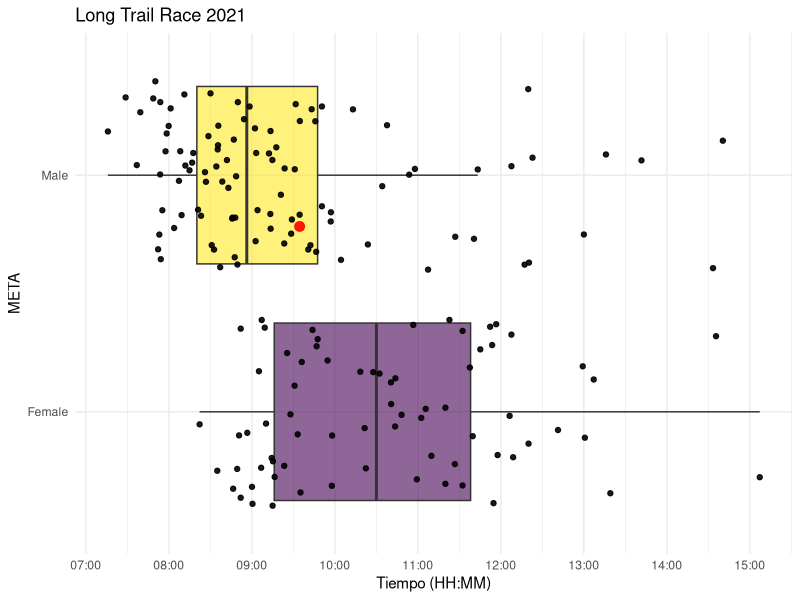
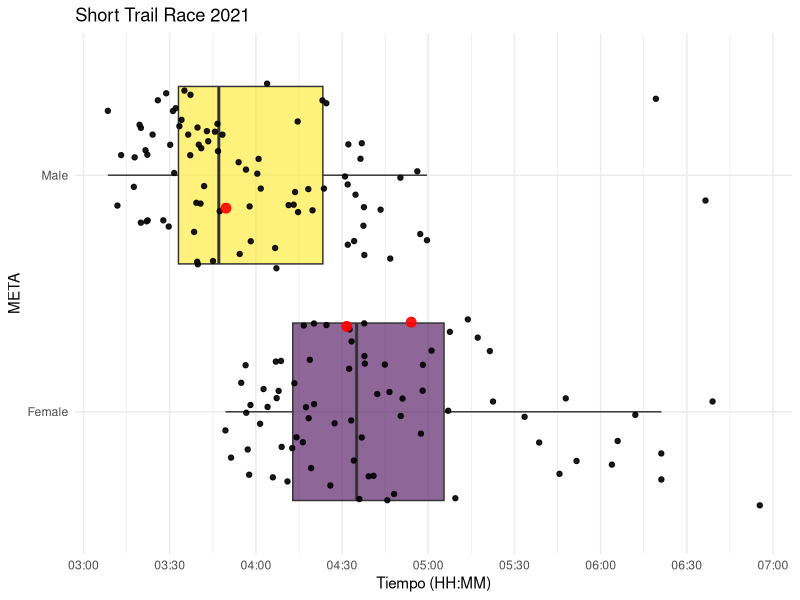
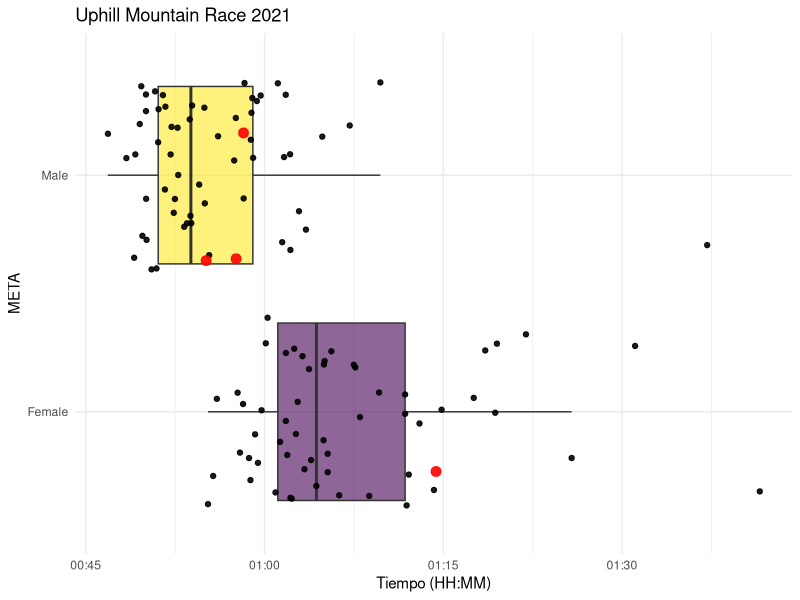
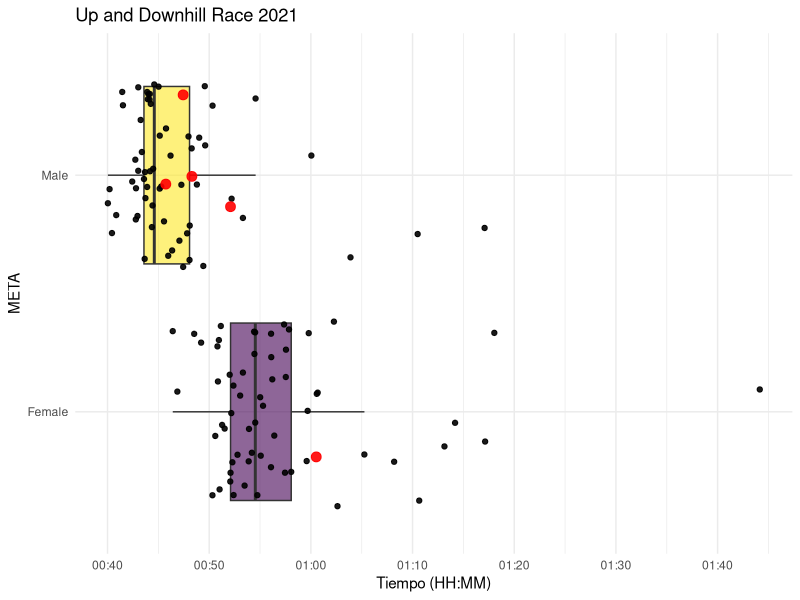
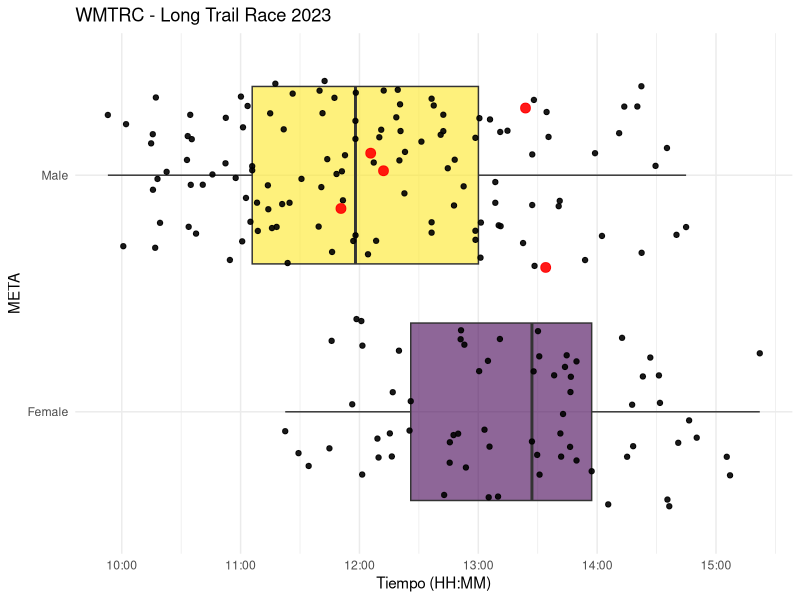
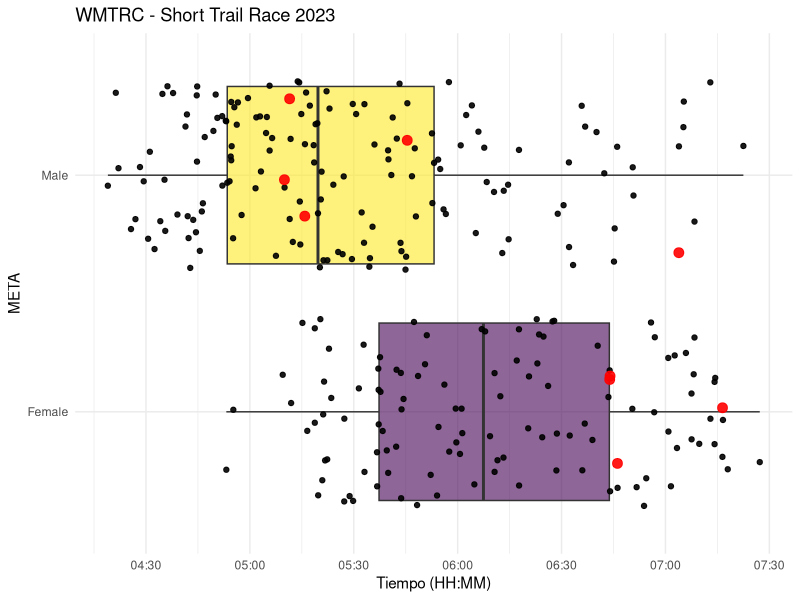
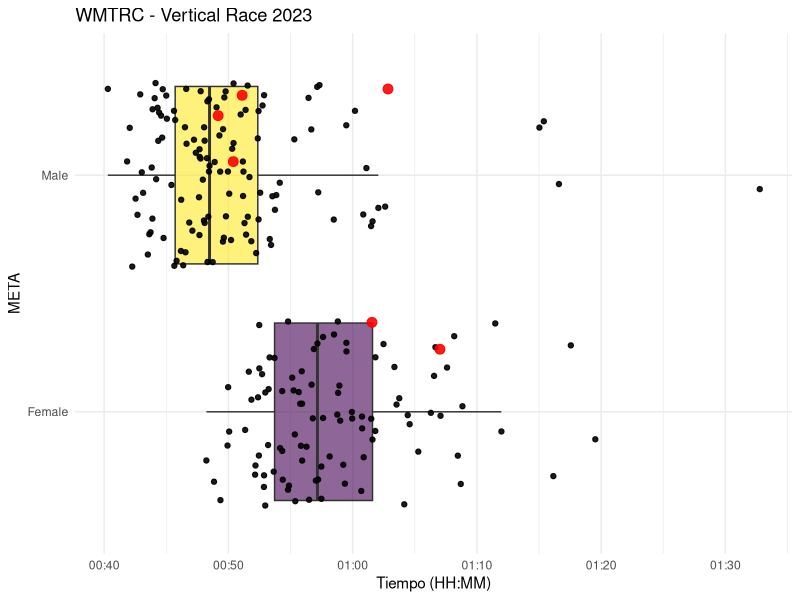
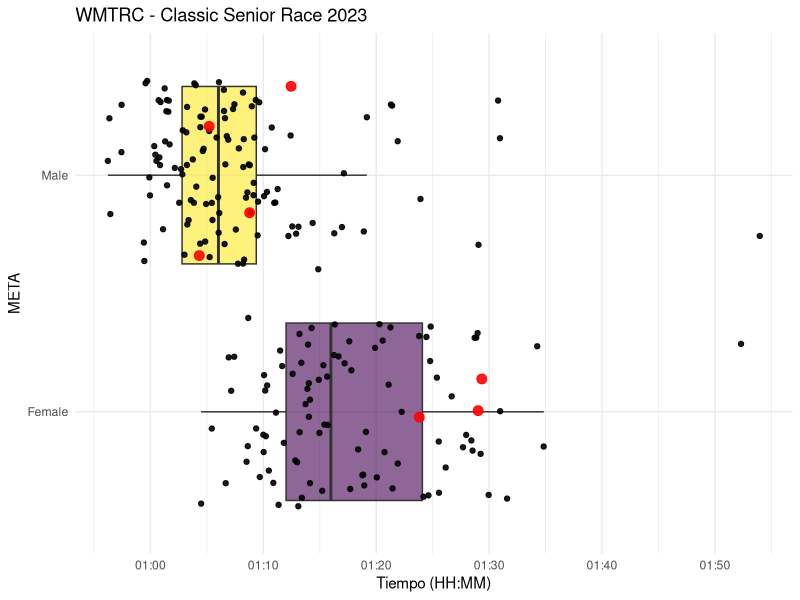

R code for these plots, in order:
#Load libraries
library(readxl)
library(readr)
library(tidyverse)
library(zoo)
library(chron)
library(lubridate)
library(hms) 
library(ggplot2)
library(dplyr)
library(viridis)

#load data from Thailand World Mountain and Trail Running Championships 2021
#results2021 <- read_excel("data/ResultsResults.xlsx", 
#                          col_types = c("text", "numeric", "text", "text", "text","date", "date","text", "text"))

#write.csv(results2021, file = "data/WMTRC_Thailand.csv") #save as *.csv

# Resultados WMTRC Thailand 2021 ####
results2021 <- read_csv("data/WMTRC_Thailand.csv", col_types = cols(...1 = col_skip()))
results2021$Date <- as.Date(results2021$Date)
results2021$Time <- (times(format(results2021$Time, "%H:%M:%S")))
results2021$Times <- paste(results2021$Date, results2021$Time )
results2021$Times <- as.POSIXct(results2021$Times, format='%Y-%m-%d %H:%M:%OS')
results2021 <- results2021 %>% select(-Date, -Time)

DNS <-  results2021 |> filter(Rank == "DNS")
DNF <-  results2021 |> filter(Rank == "DNF")

#Clean data
results2021 <- na.omit(results2021)
results2021$Rank <- as.numeric(results2021$Rank)

#Subset data
cl_2021 <- results2021 |> filter(Nation=="CHI")
Long <- results2021 |> filter(Race =="Long Trail Race")  
Short <- results2021 |> filter(Race =="Short Trail Race")  
Uphill <- results2021 |> filter(Race =="Uphill Mountain Race")  
Downhill <- results2021 |> filter(Race =="Up and Downhill Mountain Race")  

#Chilean results
knitr::kable(
cl_2021 |>
  filter(Gender == "Male") |>
  select(Race, Rank, Bib, Name, Gender, Times) |>
  arrange(Race, Rank))

knitr::kable(
cl_2021 |>
  filter(Gender == "Female") |>
  select(Race, Rank, Bib, Name, Gender, Times) |>
  arrange(Race, Rank))

# General results
gg1 <- ggplot(Long, aes(x = Times, y = Gender, fill = Gender)) +
  geom_boxplot(outlier.size=-1) +
  scale_fill_viridis(discrete = TRUE, alpha=0.6) +
  geom_jitter(aes(x = Times, y = Gender), color = "black", size = 1.5, alpha=0.9) +
  geom_jitter(aes(x = Times, y = Gender), color = "red", size = 3,  alpha=0.9, data = cl_2021 |> filter(Race == "Long Trail Race") ) +  # Puntos resaltados
  scale_x_datetime(date_breaks = "60 min", date_labels = "%H:%M") +  # Formato eje X
  labs(title = "Long Trail Race 2021", x = "Tiempo (HH:MM)", y = "META") +
  theme_minimal() +
  guides(fill="none", color="none")

ggsave(plot = gg1, filename = './data/Long Trail Race 2021.png',units = 'mm', width = 100, height = 70, dpi = 150)

summary(Long)
knitr::kable(
results2021 |> filter(Race == "Long Trail Race" & Rank <=3 & Gender == "Male"))
knitr::kable(
results2021 |> filter(Race == "Long Trail Race" & Rank <=3 & Gender == "Female"))

gg2 <- ggplot(Short, aes(x = Times, y = Gender, fill = Gender)) +
  geom_boxplot(outlier.size=-1) +
  scale_fill_viridis(discrete = TRUE, alpha=0.6) +
  geom_jitter(aes(x = Times, y = Gender), color = "black", size = 1.5, alpha=0.9) +
  geom_jitter(aes(x = Times, y = Gender), color = "red", size = 3,  alpha=0.9, data = cl_2021 |> filter(Race == "Short Trail Race") ) +  # Puntos resaltados
  scale_x_datetime(date_breaks = "30 min", date_labels = "%H:%M") +  # Formato eje X
  labs(title = "Short Trail Race 2021", x = "Tiempo (HH:MM)", y = "META") +
  theme_minimal() +
  guides(fill="none", color="none")

ggsave(plot = gg2, filename = './data/Short Trail Race 2021.png',units = 'mm', width = 100, height = 70, dpi = 150)

summary(Short)
knitr::kable(
results2021 |> filter(Race == "Short Trail Race" & Rank <=3 & Gender == "Male"))
knitr::kable(
results2021 |> filter(Race == "Short Trail Race" & Rank <=3 & Gender == "Female"))

gg3 <- ggplot(Uphill, aes(x = Times, y = Gender, fill = Gender)) +
  geom_boxplot(outlier.size=-1) +
  scale_fill_viridis(discrete = TRUE, alpha=0.6) +
  geom_jitter(aes(x = Times, y = Gender), color = "black", size = 1.5, alpha=0.9) +
  geom_jitter(aes(x = Times, y = Gender), color = "red", size = 3,  alpha=0.9, data = cl_2021 |> filter(Race == "Uphill Mountain Race") ) +  # Puntos resaltados
  scale_x_datetime(date_breaks = "15 min", date_labels = "%H:%M") +  # Formato eje X
  labs(title = "Uphill Mountain Race 2021", x = "Tiempo (HH:MM)", y = "META") +
  theme_minimal() +
  guides(fill="none", color="none")

ggsave(plot = gg3, filename = './data/Uphill Mountain Race 2021.png',units = 'mm', width = 100, height = 70, dpi = 150)

summary(Uphill)
knitr::kable(
results2021 |> filter(Race == "Uphill Mountain Race" & Rank <=3 & Gender == "Male"))
knitr::kable(
results2021 |> filter(Race == "Uphill Mountain Race" & Rank <=3 & Gender == "Female"))

gg4 <- ggplot(Downhill, aes(x = Times, y = Gender, fill = Gender)) +
  geom_boxplot(outlier.size=-1) +
  scale_fill_viridis(discrete = TRUE, alpha=0.6) +
  geom_jitter(aes(x = Times, y = Gender), color = "black", size = 1.5, alpha=0.9) +
  geom_jitter(aes(x = Times, y = Gender), color = "red", size = 3,  alpha=0.9, data = cl_2021 |> filter(Race == "Up and Downhill Mountain Race") ) +  # Puntos resaltados
  scale_x_datetime(date_breaks = "10 min", date_labels = "%H:%M") +  # Formato eje X
  labs(title = "Up and Downhill Race 2021", x = "Tiempo (HH:MM)", y = "META") +
  theme_minimal() +
  guides(fill="none", color="none")

ggsave(plot = gg4, filename = './data/Up and Downhill Mountain Race 2021.png',units = 'mm', width = 100, height = 70, dpi = 150)

summary(Downhill)
knitr::kable(
results2021 |> filter(Race == "Up and Downhill Mountain Race" & Rank <=3 & Gender == "Male"))
knitr::kable(
results2021 |> filter(Race == "Up and Downhill Mountain Race" & Rank <=3 & Gender == "Female"))

#Medals
medals <- results2021 |> mutate(Medal = case_when(Rank == 1 ~ "Gold",
                                                  Rank == 2 ~ "Silver",
                                                  Rank == 3 ~ "Bronze",
                                                  TRUE ~ NA_character_))

medals <- na.omit(medals) 

# Contar medallas Generales por país
rank <- 
  medals |>
    group_by(Nation, Medal) |>
    summarise(Count = n(), .groups = 'drop') |>
    tidyr::pivot_wider(names_from = Medal, values_from = Count, values_fill = list(Count = 0)) |>
    mutate(Total = Gold + Silver + Bronze) |>
    arrange(desc(Total)) |>
    mutate(Ranking = row_number())

# Reordenar columnas
rank <- rank %>% select(Ranking, Nation, Gold, Silver, Bronze, Total)
knitr::kable(rank) 




# Resultados WMTRC Innsbruck-Stubai 2023 ####
#results2023 <- read_excel("data/ResultsResults.xlsx", 
 #                            sheet = "Table 2", col_types = c("text", 
  #                                                            "numeric", "text", "text", "numeric", 
   #                                                           "text", "text", "date", "text", "text", 
    #                                                          "text"))

#write.csv(results2023, file = "data/WMTRC_Innsbruck.csv") #save as *.csv

results2023 <- read_csv("data/WMTRC_Innsbruck.csv", col_types = cols(...1 = col_skip()))

results2023$Date <- as.Date(results2023$Date)
results2023$Time <- as.times(results2023$Time)

#Subset data
RStop <- results2023 |> filter(Rank == "race stopped") 
DNF <-   results2023 |> filter(Rank == "DNF")
DNSUp <- results2023 |> filter(Rank == "did not show up")
DNS <-   results2023 |> filter(Rank == "DNS")
DSQ <-  results2023 |> filter(Rank == "DSQ")
cl_2023 <- results2023 |> filter(Nation=="CHI")

#Clean data
results2023 <- na.omit(results2023)
results2023$Rank <- as.numeric(results2023$Rank)
results2023$Rank <- as.numeric(results2023$Rank)
results2023$Times <- paste(results2023$Date, results2023$Time )
results2023$Times <- as.POSIXct(results2023$Times, format='%Y-%m-%d %H:%M:%OS')
results2023 <- results2023 %>% select(-Date, -Time, -img)

#Chilean results
cl_2023 |>
  group_by(Gender) |>
  count()

knitr::kable(
  cl_2023 |>
    filter(Gender == "Male" & Rank != "DNF") |>
    select(Race, Rank, Bib, Name, Gender, Time) |>
    arrange(Race, as.numeric(Rank)))

knitr::kable(
  cl_2023 |>
    filter(Gender == "Male" & Rank == "DNF") |>
    select(Race, Rank, Bib, Name, Gender, Time) |>
    arrange(Race, Rank))

knitr::kable(
  cl_2023 |>
    filter(Gender == "Female" & Rank != "DNF" & Rank != "DSQ" ) |>
    select(Race, Rank, Bib, Name, Gender, Time) |>
    arrange(Race, as.numeric(Rank)))

knitr::kable(
  cl_2023 |>
    filter(Gender == "Female" & Rank == "DNF" | Rank == "DSQ" ) |>
    select(Race, Rank, Bib, Name, Gender, Time) |>
    arrange(Race, Rank))

#Subset RACE data
cl_2023_ <- results2023 |> filter(Nation=="CHI")
Long <- results2023 |> filter(Race =="Trail Long")  
Short <- results2023 |> filter(Race =="Trail Short")  
Vertical <- results2023 |> filter(Race =="Vertical")  
Senior <- results2023 |> filter(Race =="Mountain Classic Senior")
Junior <- results2023 |> filter(Race =="Mountain Classic Junior") 

# General results
gg5 <- ggplot(Long, aes(x = Times, y = Gender, fill = Gender)) +
  geom_boxplot(outlier.size=-1) +
  scale_fill_viridis(discrete = TRUE, alpha=0.6) +
  geom_jitter(aes(x = Times, y = Gender), color = "black", size = 1.5, alpha=0.9) +
  geom_jitter(aes(x = Times, y = Gender), color = "red", size = 3,  alpha=0.9, data = cl_2023_ |> filter(Race == "Trail Long") ) +  # Puntos resaltados
  scale_x_datetime(date_breaks = "hour", date_labels = "%H:%M") +  # Formato eje X
  labs(title = "WMTRC - Long Trail Race 2023", x = "Tiempo (HH:MM)", y = "META") +
  theme_minimal() +
  guides(fill="none", color="none")

ggsave(plot = gg5, filename = './data/Long Trail Race 2023.png',units = 'mm', width = 100, height = 70, dpi = 150)

Long |> filter(Gender == 'Male') |> summary()
knitr::kable(results2023 |> filter(Race == "Trail Long" & Rank <=10 & Gender == "Male")) 

mean.long <- Long |> filter(Gender == 'Male') |> select(Times) |> summarise(mean(Times))
p1.long <- Long |> filter(Gender == 'Male' & Rank == 1) |> select(Times)
knitr::kable(
results2023 |> filter(Race == "Trail Long" & Nation == "CHI" & Gender == "Male") |>
  mutate(Gap = round_hms(as_hms(Times - p1.long[[1]]),1)) |>
  mutate(MeanGap = round_hms(as_hms(Times - mean.long[[1]]),1)))

Long |> filter(Gender == 'Female') |> summary()
knitr::kable(results2023 |> filter(Race == "Trail Long" & Rank <=3 & Gender == "Female")) 

gg6 <- ggplot(Short, aes(x = Times, y = Gender, fill = Gender)) +
  geom_boxplot(outlier.size=-1) +
  scale_fill_viridis(discrete = TRUE, alpha=0.6) +
  geom_jitter(aes(x = Times, y = Gender), color = "black", size = 1.5, alpha=0.9) +
  geom_jitter(aes(x = Times, y = Gender), color = "red", size = 3,  alpha=0.9, data = cl_2023_ |> filter(Race == "Trail Short") ) +  # Puntos resaltados
  scale_x_datetime(date_breaks = "30 min", date_labels = "%H:%M") +  # Formato eje X
  labs(title = "WMTRC - Short Trail Race 2023", x = "Tiempo (HH:MM)", y = "META") +
  theme_minimal() +
  guides(fill="none", color="none")

ggsave(plot = gg6, filename = './data/Short Trail Race 2023.png',units = 'mm', width = 100, height = 70, dpi = 150)

Short |> filter(Gender == 'Male') |> summary()
knitr::kable(results2023 |> filter(Race == "Trail Short" & Rank <=10 & Gender == "Male"))
mean.Short <- Short |> filter(Gender == 'Male') |> select(Times) |> summarise(mean(Times))
p1.Short <- Short |> filter(Gender == 'Male' & Rank == 1) |> select(Times)
knitr::kable(results2023 |> filter(Race == "Trail Short" & Nation == "CHI" & Gender == "Male") |>
  mutate(Gap = round_hms(as_hms(Times - p1.Short[[1]]),1)) |>
  mutate(MeanGap = round_hms(as_hms(Times - mean.Short[[1]]),1)))

Short |> filter(Gender == 'Female') |> summary()
mean.Short <- Short |> filter(Gender == 'Female') |> select(Times) |> summarise(mean(Times))
p1.Short <- Short |> filter(Gender == 'Female' & Rank == 1) |> select(Times)
mean.Short <- Short |> filter(Gender == 'Female') |> select(Times) |> summarise(mean(Times))
knitr::kable(results2023 |> filter(Race == "Trail Short" & Rank <=10 & Gender == "Female"))
knitr::kable(results2023 |> filter(Race == "Trail Short" & Nation == "CHI" & Gender == "Female") |>
               mutate(Gap = round_hms(as_hms(Times - p1.Short[[1]]),1)) |>
               mutate(MeanGap = round_hms(as_hms(Times - mean.Short[[1]]),1)))


gg7 <- ggplot(Vertical, aes(x = Times, y = Gender, fill = Gender)) +
  geom_boxplot(outlier.size=-1) +
  scale_fill_viridis(discrete = TRUE, alpha=0.6) +
  geom_jitter(aes(x = Times, y = Gender), color = "black", size = 1.5, alpha=0.9) +
  geom_jitter(aes(x = Times, y = Gender), color = "red", size = 3,  alpha=0.9, data = cl_2023_ |> filter(Race == "Vertical") ) +  # Puntos resaltados
  scale_x_datetime(date_breaks = "10 min", date_labels = "%H:%M") +  # Formato eje X
  labs(title = "WMTRC - Vertical Race 2023", x = "Tiempo (HH:MM)", y = "META") +
  theme_minimal() +
  guides(fill="none", color="none")

ggsave(plot = gg7, filename = './data/Vertical Race 2023.png',units = 'mm', width = 100, height = 70, dpi = 150)

Vertical |> filter(Gender == 'Male') |> summary()
knitr::kable(results2023 |> filter(Race == "Vertical" & Rank <=10 & Gender == "Male"))
mean.Vertical <- Vertical |> filter(Gender == 'Male') |> select(Times) |> summarise(mean(Times))
p1.Vertical<- Vertical |> filter(Gender == 'Male' & Rank == 1) |> select(Times)
knitr::kable(results2023 |> filter(Race == "Vertical" & Nation == "CHI" & Gender == "Male") |>
               mutate(Gap = round_hms(as_hms(Times - p1.Vertical[[1]]),1)) |>
               mutate(MeanGap = round_hms(as_hms(Times - mean.Vertical[[1]]),1)))

Vertical |> filter(Gender == 'Female') |> summary()
knitr::kable(results2023 |> filter(Race == "Vertical" & Rank <=10 & Gender == "Female"))
mean.Vertical <- Vertical |> filter(Gender == 'Female') |> select(Times) |> summarise(mean(Times))
p1.Vertical<- Vertical |> filter(Gender == 'Female' & Rank == 1) |> select(Times)
knitr::kable(results2023 |> filter(Race == "Vertical" & Nation == "CHI" & Gender == "Female") |>
               mutate(Gap = round_hms(as_hms(Times - p1.Vertical[[1]]),1)) |>
               mutate(MeanGap = round_hms(as_hms(Times - mean.Vertical[[1]]),1)))

gg8 <- ggplot(Senior, aes(x = Times, y = Gender, fill = Gender)) +
  geom_boxplot(outlier.size=-1) +
  scale_fill_viridis(discrete = TRUE, alpha=0.6) +
  geom_jitter(aes(x = Times, y = Gender), color = "black", size = 1.5, alpha=0.9) +
  geom_jitter(aes(x = Times, y = Gender), color = "red", size = 3,  alpha=0.9, data = cl_2023_ |> filter(Race == "Mountain Classic Senior") ) +  # Puntos resaltados
  scale_x_datetime(date_breaks = "10 min", date_labels = "%H:%M") +  # Formato eje X
  labs(title = "WMTRC - Classic Senior Race 2023", x = "Tiempo (HH:MM)", y = "META") +
  theme_minimal() +
  guides(fill="none", color="none")

ggsave(plot = gg8, filename = './data/Classic Senior Race 2023.png',units = 'mm', width = 100, height = 70, dpi = 150)

Senior |> filter(Gender == 'Male') |> summary()
knitr::kable(results2023 |> filter(Race == "Mountain Classic Senior" & Rank <=10 & Gender == "Male"))
p1.Senior <- Senior |> filter(Gender == 'Male' & Rank == 1) |> select(Times)
mean.Senior <- Senior |> filter(Gender == 'Male') |> select(Times) |> summarise(mean(Times))
knitr::kable(results2023 |> filter(Race == "Mountain Classic Senior" & Nation == "CHI" & Gender == "Male") |>
               mutate(Gap = round_hms(as_hms(Times - p1.Senior[[1]]),1)) |>
               mutate(MeanGap = round_hms(as_hms(Times - mean.Senior[[1]]),1)))

Senior |> filter(Gender == 'Female') |> summary()
knitr::kable(results2023 |> filter(Race == "Mountain Classic Senior" & Rank <=10 & Gender == "Female"))
p1.Senior <- Senior |> filter(Gender == 'Female' & Rank == 1) |> select(Times)
mean.Senior <- Senior |> filter(Gender == 'Female') |> select(Times) |> summarise(mean(Times))
knitr::kable(results2023 |> filter(Race == "Mountain Classic Senior" & Nation == "CHI" & Gender == "Female") |>
               mutate(Gap = round_hms(as_hms(Times - p1.Senior[[1]]),1)) |>
               mutate(MeanGap = round_hms(as_hms(Times - mean.Senior[[1]]),1)))

gg9 <- ggplot(Junior, aes(x = Times, y = Gender, fill = Gender)) +
  geom_boxplot(outlier.size=-1) +
  scale_fill_viridis(discrete = TRUE, alpha=0.6) +
  geom_jitter(aes(x = Times, y = Gender), color = "black", size = 1.5, alpha=0.9) +
  geom_jitter(aes(x = Times, y = Gender), color = "red", size = 3,  alpha=0.9, data = cl_2023_ |> filter(Race == "Mountain Classic Junior") ) +  # Puntos resaltados
  scale_x_datetime(date_breaks = "5 min", date_labels = "%M:%S") +  # Formato eje X
  labs(title = "WMTRC - Classic Junior Race 2023", x = "Tiempo (MM:SS)", y = "META") +
  theme_minimal() +
  guides(fill="none", color="none")

ggsave(plot = gg9, filename = './data/Classic Junior Race 2023.png',units = 'mm', width = 100, height = 70, dpi = 150)


Junior |> filter(Gender == 'Male') |> summary()
knitr::kable(results2023 |> filter(Race == "Mountain Classic Junior" & Rank <=10 & Gender == "Male"))
p1.Junior <- Junior |> filter(Gender == 'Male' & Rank == 1) |> select(Times)
mean.Junior <- Junior |> filter(Gender == 'Male') |> select(Times) |> summarise(mean(Times))
knitr::kable(results2023 |> filter(Race == "Mountain Classic Junior" & Nation == "CHI" & Gender == "Male") |>
               mutate(Gap = round_hms(as_hms(Times - p1.Junior[[1]]),1)) |>
               mutate(MeanGap = round_hms(as_hms(Times - mean.Junior[[1]]),1)))

Junior |> filter(Gender == 'Female') |> summary()
knitr::kable(results2023 |> filter(Race == "Mountain Classic Junior" & Rank <=10 & Gender == "Female"))

#Medals
medals2023 <- results2023 |> mutate(Medal = case_when(Rank == 1 ~ "Gold",
                                                  Rank == 2 ~ "Silver",
                                                  Rank == 3 ~ "Bronze",
                                                  TRUE ~ NA_character_))

medals2023 <- na.omit(medals2023) 

# Contar medallas Generales por país
rank <- 
  medals2023 |>
  group_by(Nation, Medal) |>
  summarise(Count = n(), .groups = 'drop') |>
  tidyr::pivot_wider(names_from = Medal, values_from = Count, values_fill = list(Count = 0)) |>
  mutate(Total = Gold + Silver + Bronze) |>
  arrange(desc(Total)) |>
  mutate(Ranking = row_number())

# Reordenar columnas
rank <- rank %>% select(Ranking, Nation, Gold, Silver, Bronze, Total)
knitr::kable(rank) 
